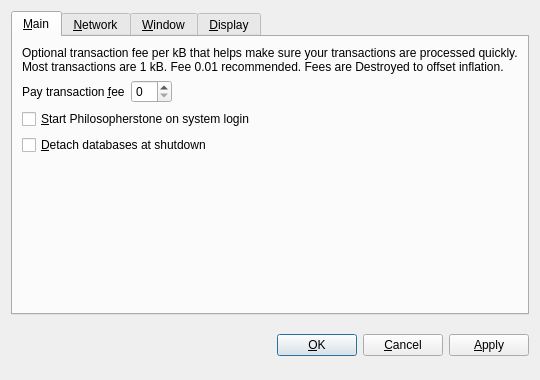
<?xml version="1.0" encoding="UTF-8"?>
<ui version="4.0">
 <class>OptionsDialog</class>
 <widget class="QDialog" name="OptionsDialog">
  <property name="geometry">
   <rect>
    <x>0</x>
    <y>0</y>
    <width>540</width>
    <height>380</height>
   </rect>
  </property>
  <property name="windowTitle">
   <string>Options</string>
  </property>
  <property name="modal">
   <bool>true</bool>
  </property>
  <layout class="QVBoxLayout" name="verticalLayout">
   <item>
    <widget class="QTabWidget" name="tabWidget">
     <property name="tabPosition">
      <enum>QTabWidget::North</enum>
     </property>
     <property name="currentIndex">
      <number>0</number>
     </property>
     <widget class="QWidget" name="tabMain">
      <attribute name="title">
       <string>&amp;Main</string>
      </attribute>
      <layout class="QVBoxLayout" name="verticalLayout_Main">
       <item>
        <widget class="QLabel" name="transactionFeeInfoLabel">
         <property name="text">
          <string>Optional transaction fee per kB that helps make sure your transactions are processed quickly. Most transactions are 1 kB. Fee 0.01 recommended. Fees are Destroyed to offset inflation.</string>
         </property>
         <property name="textFormat">
          <enum>Qt::PlainText</enum>
         </property>
         <property name="wordWrap">
          <bool>true</bool>
         </property>
        </widget>
       </item>
       <item>
        <layout class="QHBoxLayout" name="horizontalLayout_Main">
         <item>
          <widget class="QLabel" name="transactionFeeLabel">
           <property name="text">
            <string>Pay transaction &amp;fee</string>
           </property>
           <property name="textFormat">
            <enum>Qt::PlainText</enum>
           </property>
           <property name="buddy">
            <cstring>transactionFee</cstring>
           </property>
          </widget>
         </item>
         <item>
          <widget class="BitcoinAmountField" name="transactionFee"/>
         </item>
         <item>
          <spacer name="horizontalSpacer_Main">
           <property name="orientation">
            <enum>Qt::Horizontal</enum>
           </property>
           <property name="sizeHint" stdset="0">
            <size>
             <width>40</width>
             <height>20</height>
            </size>
           </property>
          </spacer>
         </item>
        </layout>
       </item>
       <item>
        <widget class="QCheckBox" name="bitcoinAtStartup">
         <property name="toolTip">
          <string>Automatically start Philosopherstone after logging in to the system.</string>
         </property>
         <property name="text">
          <string>&amp;Start Philosopherstone on system login</string>
         </property>
        </widget>
       </item>
       <item>
        <widget class="QCheckBox" name="detachDatabases">
         <property name="toolTip">
          <string>Detach block and address databases at shutdown. This means they can be moved to another data directory, but it slows down shutdown. The wallet is always detached.</string>
         </property>
         <property name="text">
          <string>&amp;Detach databases at shutdown</string>
         </property>
        </widget>
       </item>
       <item>
        <spacer name="verticalSpacer_Main">
         <property name="orientation">
          <enum>Qt::Vertical</enum>
         </property>
         <property name="sizeHint" stdset="0">
          <size>
           <width>20</width>
           <height>40</height>
          </size>
         </property>
        </spacer>
       </item>
      </layout>
     </widget>
     <widget class="QWidget" name="tabNetwork">
      <attribute name="title">
       <string>&amp;Network</string>
      </attribute>
      <layout class="QVBoxLayout" name="verticalLayout_Network">
       <item>
        <widget class="QCheckBox" name="mapPortUpnp">
         <property name="toolTip">
          <string>Automatically open the Philosopherstone client port on the router. This only works when your router supports UPnP and it is enabled.</string>
         </property>
         <property name="text">
          <string>Map port using &amp;UPnP</string>
         </property>
        </widget>
       </item>
       <item>
        <widget class="QCheckBox" name="connectSocks">
         <property name="toolTip">
          <string>Connect to the Philosopherstone network through a SOCKS proxy (e.g. when connecting through Tor).</string>
         </property>
         <property name="text">
          <string>&amp;Connect through SOCKS proxy:</string>
         </property>
        </widget>
       </item>
       <item>
        <layout class="QHBoxLayout" name="horizontalLayout_Network">
         <item>
          <widget class="QLabel" name="proxyIpLabel">
           <property name="text">
            <string>Proxy &amp;IP:</string>
           </property>
           <property name="textFormat">
            <enum>Qt::PlainText</enum>
           </property>
           <property name="buddy">
            <cstring>proxyIp</cstring>
           </property>
          </widget>
         </item>
         <item>
          <widget class="QValidatedLineEdit" name="proxyIp">
           <property name="maximumSize">
            <size>
             <width>140</width>
             <height>16777215</height>
            </size>
           </property>
           <property name="toolTip">
            <string>IP address of the proxy (e.g. 127.0.0.1)</string>
           </property>
          </widget>
         </item>
         <item>
          <widget class="QLabel" name="proxyPortLabel">
           <property name="text">
            <string>&amp;Port:</string>
           </property>
           <property name="textFormat">
            <enum>Qt::PlainText</enum>
           </property>
           <property name="buddy">
            <cstring>proxyPort</cstring>
           </property>
          </widget>
         </item>
         <item>
          <widget class="QLineEdit" name="proxyPort">
           <property name="maximumSize">
            <size>
             <width>55</width>
             <height>16777215</height>
            </size>
           </property>
           <property name="toolTip">
            <string>Port of the proxy (e.g. 9050)</string>
           </property>
          </widget>
         </item>
         <item>
          <widget class="QLabel" name="socksVersionLabel">
           <property name="text">
            <string>SOCKS &amp;Version:</string>
           </property>
           <property name="textFormat">
            <enum>Qt::PlainText</enum>
           </property>
           <property name="buddy">
            <cstring>socksVersion</cstring>
           </property>
          </widget>
         </item>
         <item>
          <widget class="QValueComboBox" name="socksVersion">
           <property name="toolTip">
            <string>SOCKS version of the proxy (e.g. 5)</string>
           </property>
          </widget>
         </item>
         <item>
          <spacer name="horizontalSpacer_Network">
           <property name="orientation">
            <enum>Qt::Horizontal</enum>
           </property>
           <property name="sizeHint" stdset="0">
            <size>
             <width>40</width>
             <height>20</height>
            </size>
           </property>
          </spacer>
         </item>
        </layout>
       </item>
       <item>
        <spacer name="verticalSpacer_Network">
         <property name="orientation">
          <enum>Qt::Vertical</enum>
         </property>
         <property name="sizeHint" stdset="0">
          <size>
           <width>20</width>
           <height>40</height>
          </size>
         </property>
        </spacer>
       </item>
      </layout>
     </widget>
     <widget class="QWidget" name="tabWindow">
      <attribute name="title">
       <string>&amp;Window</string>
      </attribute>
      <layout class="QVBoxLayout" name="verticalLayout_Window">
       <item>
        <widget class="QCheckBox" name="minimizeToTray">
         <property name="toolTip">
          <string>Show only a tray icon after minimizing the window.</string>
         </property>
         <property name="text">
          <string>&amp;Minimize to the tray instead of the taskbar</string>
         </property>
        </widget>
       </item>
       <item>
        <widget class="QCheckBox" name="minimizeOnClose">
         <property name="toolTip">
          <string>Minimize instead of exit the application when the window is closed. When this option is enabled, the application will be closed only after selecting Quit in the menu.</string>
         </property>
         <property name="text">
          <string>M&amp;inimize on close</string>
         </property>
        </widget>
       </item>
       <item>
        <spacer name="verticalSpacer_Window">
         <property name="orientation">
          <enum>Qt::Vertical</enum>
         </property>
         <property name="sizeHint" stdset="0">
          <size>
           <width>20</width>
           <height>40</height>
          </size>
         </property>
        </spacer>
       </item>
      </layout>
     </widget>
     <widget class="QWidget" name="tabDisplay">
      <attribute name="title">
       <string>&amp;Display</string>
      </attribute>
      <layout class="QVBoxLayout" name="verticalLayout_Display">
       <item>
        <layout class="QHBoxLayout" name="horizontalLayout_1_Display">
         <item>
          <widget class="QLabel" name="langLabel">
           <property name="text">
            <string>User Interface &amp;language:</string>
           </property>
           <property name="textFormat">
            <enum>Qt::PlainText</enum>
           </property>
           <property name="buddy">
            <cstring>lang</cstring>
           </property>
          </widget>
         </item>
         <item>
          <widget class="QValueComboBox" name="lang">
           <property name="toolTip">
            <string>The user interface language can be set here. This setting will take effect after restarting Philosopherstone.</string>
           </property>
          </widget>
         </item>
        </layout>
       </item>
       <item>
        <layout class="QHBoxLayout" name="horizontalLayout_2_Display">
         <item>
          <widget class="QLabel" name="unitLabel">
           <property name="text">
            <string>&amp;Unit to show amounts in:</string>
           </property>
           <property name="textFormat">
            <enum>Qt::PlainText</enum>
           </property>
           <property name="buddy">
            <cstring>unit</cstring>
           </property>
          </widget>
         </item>
         <item>
          <widget class="QValueComboBox" name="unit">
           <property name="toolTip">
            <string>Choose the default subdivision unit to show in the interface and when sending coins.</string>
           </property>
          </widget>
         </item>
        </layout>
       </item>
       <item>
        <widget class="QCheckBox" name="displayAddresses">
         <property name="toolTip">
          <string>Whether to show Philosopherstone addresses in the transaction list or not.</string>
         </property>
         <property name="text">
          <string>&amp;Display addresses in transaction list</string>
         </property>
        </widget>
       </item>
       <item>
        <spacer name="verticalSpacer_Display">
         <property name="orientation">
          <enum>Qt::Vertical</enum>
         </property>
         <property name="sizeHint" stdset="0">
          <size>
           <width>20</width>
           <height>40</height>
          </size>
         </property>
        </spacer>
       </item>
      </layout>
     </widget>
    </widget>
   </item>
   <item>
    <layout class="QHBoxLayout" name="horizontalLayout_Buttons">
     <item>
      <spacer name="horizontalSpacer_1">
       <property name="orientation">
        <enum>Qt::Horizontal</enum>
       </property>
       <property name="sizeHint" stdset="0">
        <size>
         <width>40</width>
         <height>48</height>
        </size>
       </property>
      </spacer>
     </item>
     <item>
      <widget class="QLabel" name="statusLabel">
       <property name="font">
        <font>
         <weight>75</weight>
         <bold>true</bold>
        </font>
       </property>
       <property name="text">
        <string/>
       </property>
       <property name="textFormat">
        <enum>Qt::PlainText</enum>
       </property>
       <property name="wordWrap">
        <bool>true</bool>
       </property>
      </widget>
     </item>
     <item>
      <spacer name="horizontalSpacer_2">
       <property name="orientation">
        <enum>Qt::Horizontal</enum>
       </property>
       <property name="sizeHint" stdset="0">
        <size>
         <width>40</width>
         <height>48</height>
        </size>
       </property>
      </spacer>
     </item>
     <item>
      <widget class="QPushButton" name="okButton">
       <property name="text">
        <string>&amp;OK</string>
       </property>
      </widget>
     </item>
     <item>
      <widget class="QPushButton" name="cancelButton">
       <property name="text">
        <string>&amp;Cancel</string>
       </property>
       <property name="autoDefault">
        <bool>false</bool>
       </property>
      </widget>
     </item>
     <item>
      <widget class="QPushButton" name="applyButton">
       <property name="text">
        <string>&amp;Apply</string>
       </property>
       <property name="autoDefault">
        <bool>false</bool>
       </property>
      </widget>
     </item>
    </layout>
   </item>
  </layout>
 </widget>
 <customwidgets>
  <customwidget>
   <class>BitcoinAmountField</class>
   <extends>QSpinBox</extends>
   <header>bitcoinamountfield.h</header>
  </customwidget>
  <customwidget>
   <class>QValueComboBox</class>
   <extends>QComboBox</extends>
   <header>qvaluecombobox.h</header>
  </customwidget>
  <customwidget>
   <class>QValidatedLineEdit</class>
   <extends>QLineEdit</extends>
   <header>qvalidatedlineedit.h</header>
  </customwidget>
 </customwidgets>
 <resources/>
 <connections/>
</ui>
